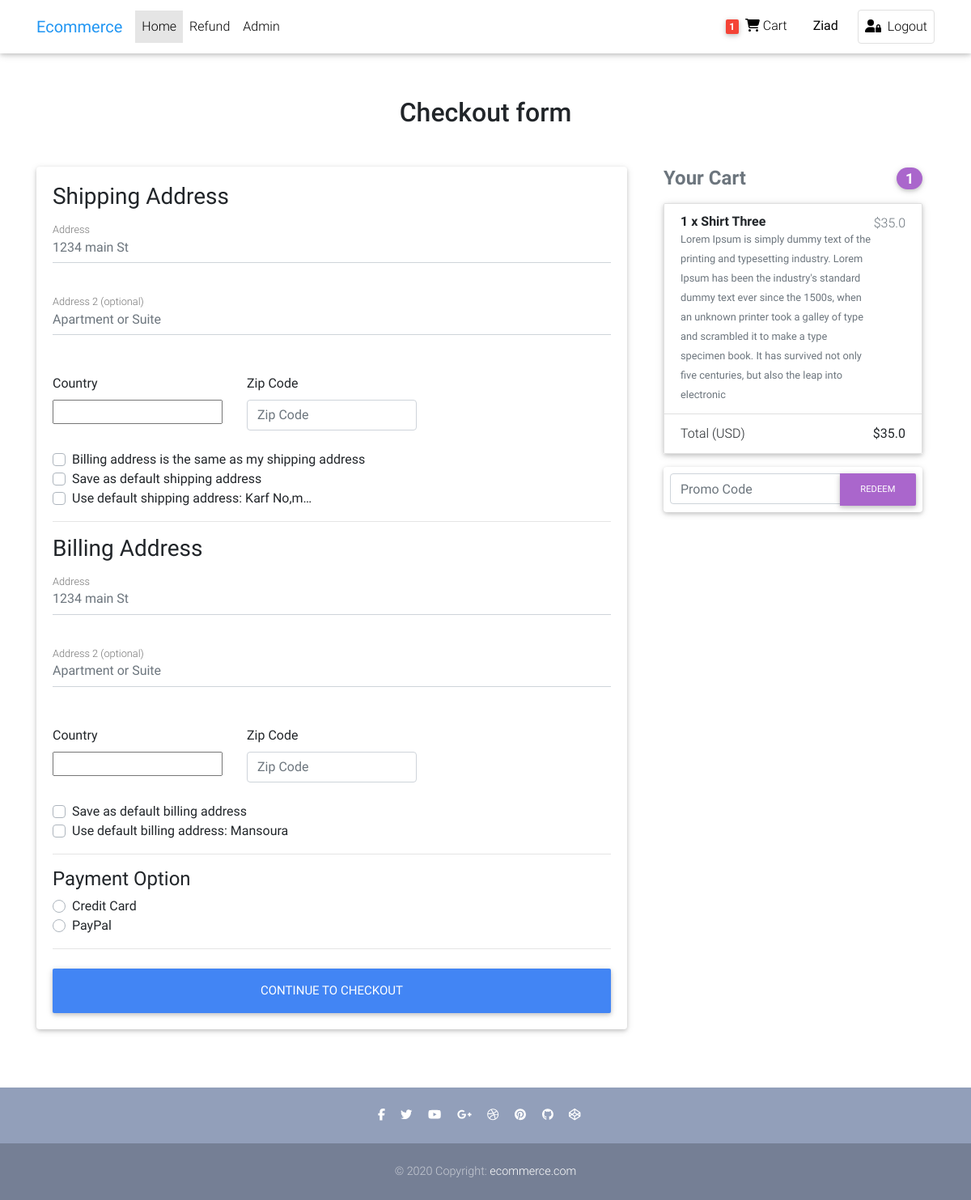
Screenshot of /checkout_page/ (signed in) with the database file from the repository.
### store/models.py (models this page shows, shortened)
class Order(models.Model):
    user = models.ForeignKey(settings.AUTH_USER_MODEL, on_delete=models.CASCADE)
    ref_code = models.CharField(max_length=20, blank=True, null=True)
    ordered = models.BooleanField(default=False)
    item = models.ManyToManyField(OrderItem)
    start_date = models.DateTimeField(auto_now_add=True)
    ordered_date = models.DateTimeField()
    billing_address = models.ForeignKey('Address', related_name='billing_address', on_delete=models.SET_NULL,
                                        blank=True, null=True)
    shipping_address = models.ForeignKey('Address', related_name='shipping_address', on_delete=models.SET_NULL,
                                         blank=True, null=True)
    payment = models.ForeignKey('Payment', on_delete=models.SET_NULL, blank=True, null=True)
    coupon = models.ForeignKey('Coupon', on_delete=models.SET_NULL, blank=True, null=True)
    being_delivered = models.BooleanField(default=False)
    received = models.BooleanField(default=False)
    refund_requested = models.BooleanField(default=False)
    refund_granted = models.BooleanField(default=False)
    def get_total(self):
        total = 0
        for order_item in self.item.all():
            total += order_item.get_final_price()
        if self.coupon:
            total -= self.coupon.amount
        return total

class Address(models.Model):
    user = models.ForeignKey(settings.AUTH_USER_MODEL, on_delete=models.CASCADE)
    street_address = models.CharField(max_length=100)
    country = CountryField(multiple=False)
    apartment_address = models.CharField(max_length=100)
    zip_code = models.CharField(max_length=100)
    address_type = models.CharField(max_length=1, choices=ADDRESS_CHOICES)
    default = models.BooleanField(default=False)
    class Meta:
        verbose_name_plural = 'Addresses'

class OrderItem(models.Model):
    user = models.ForeignKey(settings.AUTH_USER_MODEL, on_delete=models.CASCADE)
    item = models.ForeignKey(Item, on_delete=models.CASCADE)
    quantity = models.IntegerField(default=1)
    ordered = models.BooleanField(default=False)
    def get_total_discount_price(self):
        return round(self.quantity * self.item.discount_price, 2)
    def get_final_price(self):
        if self.item.discount_price:
            return self.get_total_discount_price()
        return self.get_total_price()

class Item(models.Model):
    title = models.CharField(max_length=100)
    price = models.FloatField()
    image = models.ImageField(upload_to='image')
    discount_price = models.FloatField(null=True, blank=True)
    category = models.CharField(choices=CATEGORY_CHOICES, max_length=2)
    label = models.CharField(choices=LABEL_CHOICES, max_length=1)
    slug = models.SlugField()
    description = models.TextField()
    name = models.TextField()

### store/views.py (the view, shortened to what this page needs)
# urls.py: path('checkout_page/', views.CheckoutView.as_view(), name='checkout'),
class CheckoutView(View):
    def get(self, *args, **kwargs):
        try:
            order = Order.objects.get(user=self.request.user, ordered=False)
            forms = CheckoutForm()
            context = {'forms': forms, 'order': order, 'coupon_form': CouponForm(),
                       'DISPLAY_COUPON_FORM': True}
            shipping_address_qs = Address.objects.filter(
                user=self.request.user,
                address_type='S',
                default=True
            )
            if shipping_address_qs.exists():
                context.update({'default_shipping_address': shipping_address_qs[0]})
            billing_address_qs = Address.objects.filter(
                user=self.request.user,
                address_type='B',
                default=True
            )
            if billing_address_qs.exists():
                context.update({'default_billing_address': billing_address_qs[0]})
            return render(self.request, 'store/checkout-page.html', context)
        except ObjectDoesNotExist:
            messages.info(self.request, "You don't have an active order")
            return redirect('store:checkout')

### store/templates/store/checkout-page.html (shortened to what this page needs)
{% extends 'store/base.html' %}
{% load crispy_forms_filters %}
{% block content %}
    {% if user.is_authenticated %}
        <main class="mt-5 pt-4">
            <div class="container wow fadeIn">
                <h2 class="my-5 h2 text-center">Checkout form</h2>
                <div class="row">
                    <div class="col-md-8 mb-4">
                        <div class="card">
                            <form action="" method="post" class="card-body">
                                <h3>Shipping Address</h3>
                                <div class="hideable_shipping_form">
                                    <div class="md-form mb-5">
                                        <input type="text" name="shipping_address" id="shipping_address"
                                               class="form-control" placeholder="1234 main St">
                                        <label for="shipping_address" class="">Address</label>
                                    </div>
                                    <div class="md-form mb-5">
                                        <input type="text" name="shipping_address2" id="shipping_address2"
                                               class="form-control" placeholder="Apartment or Suite">
                                        <label for="shipping_address2" class="">Address 2 (optional)</label>
                                    </div>
                                    <div class="row">
                                        <div class="col-lg-4 col-md-12 mb-4">
                                            <label for="country">Country</label>
                                            {{ forms.shipping_country }}
                                        </div>
                                        <div class="col-lg-4 col-md-6 mb-4">
                                            <label for="shipping_zip_code">Zip Code</label>
                                            <input type="text" name="shipping_zip_code" id="shipping_zip_code"
                                                   placeholder="Zip Code" class="form-control">
                                        </div>
                                    </div>
                                    <div class="custom-control custom-checkbox">
                                        <label class="custom-control-label" for="same_billing_address">
                                            Billing address is the same as my shipping address</label>
                                    </div>
                                    <div class="custom-control custom-checkbox">
                                        <label class="custom-control-label" for="set_default_shipping">
                                            Save as default shipping address</label>
                                    </div>
                                </div>
                                {% if default_shipping_address %}
                                    <div class="custom-control custom-checkbox">
                                        <label class="custom-control-label" for="use_default_shipping">
                                            Use default shipping
                                            address: {{ default_shipping_address.street_address | truncatechars:10 }}</label>
                                    </div>
                                {% endif %}
                                <hr>
                                <h3>Billing Address</h3>
                                <div class="hideable_billing_form">
                                    <div class="md-form mb-5">
                                        <input type="text" name="billing_address" id="billing_address"
                                               class="form-control" placeholder="1234 main St">
                                        <label for="billing_address" class="">Address</label>
                                    </div>
                                    <div class="md-form mb-5">
                                        <input type="text" name="billing_address2" id="billing_address2"
                                               class="form-control" placeholder="Apartment or Suite">
                                        <label for="billing_address2" class="">Address 2 (optional)</label>
                                    </div>
                                    <div class="row">
                                        <div class="col-lg-4 col-md-12 mb-4">
                                            <label for="country">Country</label>
                                            {{ forms.billing_country }}
                                        </div>
                                        <div class="col-lg-4 col-md-6 mb-4">
                                            <label for="billing_zip_code">Zip Code</label>
                                            <input type="text" name="billing_zip_code" id="billing_zip_code"
                                                   placeholder="Zip Code" class="form-control">
                                        </div>
                                    </div>
                                    <div class="custom-control custom-checkbox">
                                        <label class="custom-control-label" for="set_default_billing">
                                            Save as default billing address</label>
                                    </div>
                                </div>
                                {% if default_billing_address %}
                                    <div class="custom-control custom-checkbox">
                                        <label class="custom-control-label" for="use_default_billing">
                                            Use default billing
                                            address: {{ default_billing_address.street_address | truncatechars:10 }}</label>
                                    </div>
                                {% endif %}
                                <hr>
                                <div class="d-block my-3">
                                    <h4>Payment Option</h4>
                                    {% for value, name in forms.fields.payment_option.choices %}
                                        <div class="custom-control custom-radio">
                                            <label class="custom-control-label" for="{{ name }}">{{ name }}</label>
                                        </div>
                                    {% endfor %}
                                </div>
                                <hr class="mb-4">
                                <button class="btn btn-primary btn-lg btn-block" type="submit">Continue to checkout
                                </button>
                            </form>
                        </div>
                    </div>
                    <div class="col-md-4 mb-4">
                        {% include 'store/promo_code.html' %}
                    </div>
                </div>
            </div>
        </main>
    {% endif %}
{% endblock %}

### store/templates/store/base.html (shortened to what this page needs)
{% load static %}
{% load cart_template_tags %}
<!DOCTYPE html>
<html lang="en">
<head>
    <link rel="stylesheet" href="{% static 'css/all.min.css' %}">
    <link href="{% static 'css/bootstrap.min.css' %}" rel="stylesheet">
    <link href="{% static 'css/mdb.min.css' %}" rel="stylesheet">
    <link href="{% static 'css/style.min.css' %}" rel="stylesheet">
</head>
<body>
<nav class="navbar fixed-top navbar-expand-lg navbar-light white scrolling-navbar">
    <div class="container">
        <a class="navbar-brand waves-effect" href="{% url 'store:home' %}">
            <strong class="blue-text">Ecommerce</strong>
        </a>
        <div class="collapse navbar-collapse" id="navbarSupportedContent">
            <ul class="navbar-nav mr-auto">
                <li class="nav-item active">
                    <a class="nav-link waves-effect" href="{% url 'store:home' %}">Home
                    </a>
                </li>
                {% if request.user.is_authenticated %}
                    <li class="nav-item">
                        <a class="nav-link waves-effect" href="{% url 'store:request-refund' %}">Refund</a>
                    </li>
                {% endif %}
                {% if request.user.is_staff %}
                    <li class="nav-item">
                        <a class="nav-link waves-effect" href="{% url 'store:admin' %}" target="_blank">Admin</a>
                    </li>
                {% endif %}
            </ul>
            <ul class="navbar-nav nav-flex-icons">
                {% if request.user.is_authenticated %}
                    <li class="nav-item">
                        <a href="{% url 'store:order_summary' %}" class="nav-link waves-effect">
                            <span class="badge red z-depth-1 mr-1"> {{ request.user|cart_item_count }} </span>
                            <i class="fas fa-shopping-cart"></i>
                            <span class="clearfix d-none d-sm-inline-block"> Cart </span>
                        </a>
                    </li>
                    <li class="nav-item mx-3">
                        <a class="nav-link waves-effect">
                            <span class="clearfix d-none d-sm-inline-block"><strong>{{ user.first_name }}</strong></span>
                        </a>
                    </li>
                    <li class="nav-item">
                        <a href="{% url 'store:logout' %}"
                           class="nav-link border border-light rounded waves-effect">
                            <i class="fa fa-user-lock mr-2"></i>Logout
                        </a>
                    </li>
                {% endif %}
            </ul>
        </div>
    </div>
</nav>
{% block content %}
{% endblock %}
<footer class="page-footer text-center font-small mt-5 wow fadeIn">
    <div class="pt-4">
    </div>
    <div class="pb-4">
        <a href="#">
            <i class="fab fa-facebook-f mr-3"></i>
        </a>
        <a href="#">
            <i class="fab fa-twitter mr-3"></i>
        </a>
        <a href="#">
            <i class="fab fa-youtube mr-3"></i>
        </a>
        <a href="#">
            <i class="fab fa-google-plus-g mr-3"></i>
        </a>
        <a href="#">
            <i class="fab fa-dribbble mr-3"></i>
        </a>
        <a href="#">
            <i class="fab fa-pinterest mr-3"></i>
        </a>
        <a href="#">
            <i class="fab fa-github mr-3"></i>
        </a>
        <a href="#">
            <i class="fab fa-codepen mr-3"></i>
        </a>
    </div>
    <div class="footer-copyright py-4">
        © 2020 Copyright:
        <a href="#"> ecommerce.com </a>
    </div>
</footer>
</body>
</html>

### store/templates/store/promo_code.html (shortened to what this page needs)
<div class="col-md-12 mb-4">
    <h4 class="d-flex justify-content-between align-items-center mb-3">
        <span class="text-muted font-weight-bold">Your Cart</span>
        <span class="badge badge-secondary badge-pill">{{ order.item.count }}</span>
    </h4>
    <ul class="list-group mb-3 z-depth-1">
        {% for order_item in order.item.all %}
            <li class="list-group-item d-flex justify-content-between lh-condensed">
                <div>
                    <h6 class="my-0 font-weight-bold">{{ order_item.quantity }} x {{ order_item.item.title }}</h6>
                    <small class="text-muted">{{ order_item.item.description }}</small>
                </div>
                <span class="text-muted">${{ order_item.get_final_price }}</span>
            </li>
        {% endfor %}
        <li class="list-group-item d-flex justify-content-between">
            <span>Total (USD)</span>
            <strong>${{ order.get_total }}</strong>
        </li>
    </ul>
    {% if DISPLAY_COUPON_FORM %}
        <form method="post" action="{% url 'store:add_coupon' %}" class="card p-2">
            <div class="input-group">
                {{ coupon_form.code }}
                <div class="input-group-append">
                    <button class="btn btn-secondary btn-md waves-effect m-0" type="submit">Redeem
                    </button>
                </div>
            </div>
        </form>
    {% endif %}
</div>

### rows the page displays
Address: street_address "Karf No,m…"
Address: street_address "Mansoura"
Order: item.count "1", get_total "35.0"
OrderItem: quantity "1", item "Shirt Three", item.description "Lorem Ipsum is simply dummy text of the printing and typesetting industry. Lorem Ipsum has been the industry's standard dummy text ever since the 1500s, when an unknown printer took a galley of type and scrambled it to make a type specimen book. It has survived not only five centuries, but also the leap into electronic", get_final_price "35.0"

### other values shown
{{ request.user|cart_item_count }} "1"
{{ user.first_name }} "Ziad"
{{ name }} "Credit Card" "PayPal"
